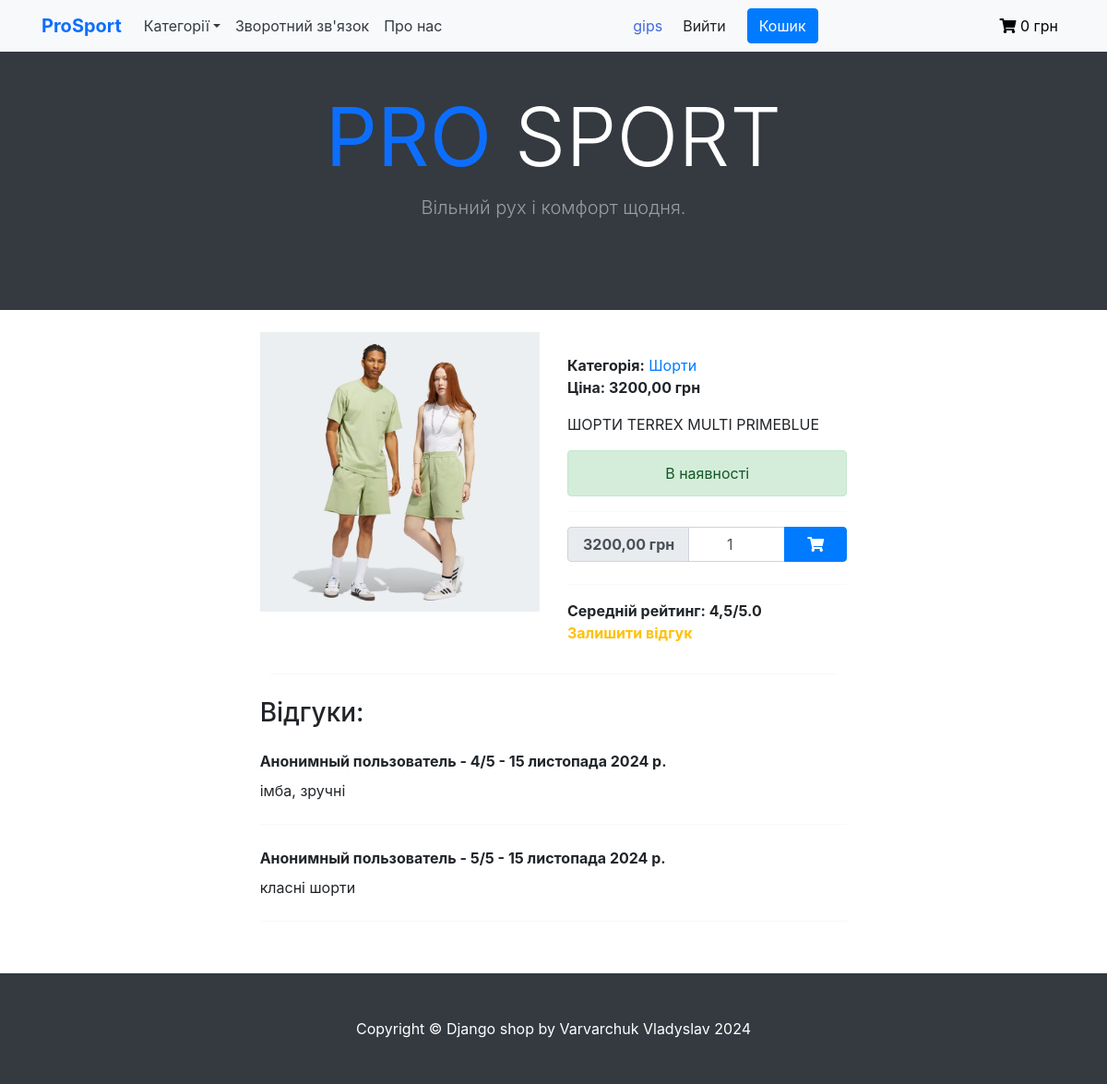
Screenshot of /category/shorty/shorty1 (signed in) with the database file from the repository.
### shop/models.py (models this page shows, shortened)
class Product(models.Model):
    category = models.ForeignKey(Category, verbose_name='Категория', on_delete=models.CASCADE)
    title = models.CharField(max_length=255, verbose_name='Наименование')
    slug = models.SlugField(unique=True)
    image = models.ImageField(verbose_name='Изображение')
    description = models.TextField(verbose_name='Описание', null=True)
    price = models.DecimalField(max_digits=9, decimal_places=2, verbose_name='Цена')
    available = models.BooleanField(default=True, verbose_name='Доступность')
    class Meta:
        verbose_name = 'Товары'  # отображение названия в админке
        verbose_name_plural = 'Товары'  # отображение названия в админке
        ordering = ('title',)
    def get_average_review_score(self):
        average_score = 0.0
        if self.reviews.count() > 0:
            total_score = sum([review.rating for review in self.reviews.all()])
            average_score = total_score / self.reviews.count()
        return round(average_score, 1)

class Category(models.Model):
    name = models.CharField(max_length=255, verbose_name='Имя категории')
    slug = models.SlugField(unique=True)
    class Meta:
        ordering = ('name',)  # сортировка применяется и в отображении в админке и в шаблонах
        verbose_name = 'Категории'
        verbose_name_plural = 'Категории'
    def __str__(self):
        return self.name
    def get_absolute_url(self):
        return reverse('shop:product_list_by_category', args=[self.slug])

class Review(models.Model):
    product = models.ForeignKey(Product, related_name='reviews', on_delete=models.CASCADE, verbose_name='Продукт')
    author = models.CharField(max_length=50, verbose_name='Автор')
    rating = models.IntegerField(validators=[MinValueValidator(1), MaxValueValidator(5)], verbose_name='Рейтинг')
    text = models.TextField(blank=True, verbose_name='Текст')
    created = models.DateTimeField(auto_now_add=True, verbose_name='Дата создания')
    class Meta:
        ordering = ('-created', )

### shop/views.py (the view, shortened to what this page needs)
# urls.py: path('category/<slug:category_slug>/<slug:slug>', ProductDetailView.as_view(), name='product_detail'),
class ProductDetailView(DataMixin, DetailView):
    model = Product
    context_object_name = 'product'
    template_name = 'shop/product/detail.html'
    def get_context_data(self, **kwargs):
        context = super().get_context_data(**kwargs)
        context['category'] = get_object_or_404(Category, slug=self.kwargs['category_slug'])
        context['review_form'] = ReviewForm()
        context['cart_product_form'] = CartAddProductForm()
        context = self.get_user_context(**context)
        return context

### shop/forms.py
class ReviewForm(forms.ModelForm):
    class Meta:
        model = Review
        fields = ['text', 'rating']
        widgets = {
            'text': forms.Textarea(
                attrs={'class': 'form-control shadow px-2',
                       'rows': 6
                       }
            ),
            'rating': forms.RadioSelect
        }

### cart/forms.py
class CartAddProductForm(forms.Form):
    quantity = forms.IntegerField(
        min_value=1,
        widget=NumberInput(attrs={
            'class': 'form-control text-center px-3',
            'value': 1
        })
    )

### cart/cart_services.py (called while the page is built)
    def get_cart(self) -> Dict[str, Dict[str, Union[str, int]]]:
        return self.session.get(settings.CART_ID, {})

### cart/context_processors.py (called while the page is built)
def get_cart_total_price(request):
    cart = Cart(request)
    cart_total_price = sum(Decimal(item['price']) * item['quantity'] for item in cart.get_cart().values())
    return {
        'cart_total_price': cart_total_price
    }

### shop/context_processors.py (called while the page is built)
def get_categories_from_shop(request):
    categories = Category.objects.all()
    return {'categories': categories}

### shop/utils.py (called while the page is built)
    def get_user_context(self, **kwargs):
        context = kwargs
        categories = Category.objects.all()
        context['categories'] = categories
        return context

### shop/templates/shop/product/detail.html (shortened to what this page needs)
{% extends "shop/base.html" %}
{% load static %}
{% block content %}
    <br>
    <div class="card shadow-custom border-0 col-lg-8 mx-auto">
        <div class="row justify-content-center">
            <div class="col-lg-6">
                <img src="{{ product.image.url }}" alt="" class="img-fluid rounded-0">
            </div>
            <div class="col-lg-6">
                <div class="top">
                    <div>
                        <span class="font-weight-bold text-grey">Категорія:</span>
                        <a href="{{ product.category.get_absolute_url }}"> {{ product.category }}</a>
                    </div>
                    <div>
                        <span class="font-weight-bold text-grey">Ціна: <span class="price">{{ product.price }} грн</span></span>
                    </div>
                </div>
                <div class="mt-3">
                    {{ product.description }}
                </div>
                {% if product.available %}
                    <div class="alert alert-success my-3 text-center">В наявності</div>
                    <hr>
                    <div class="mb-4">
                        <form action="{% url 'cart:cart_add' product.id %}" method="post">
                            <span class="input-group add-to-cart shadow-custom">
                                <div class="input-group-prepend">
                                    <span class="input-group-text font-weight-bold px-3 price">{{ product.price }} грн</span>
                                </div>
                                {{ cart_product_form.quantity }}
                                <div class="input-group-append">
                                    <button class="btn btn-primary px-4 reduce_padding" type="submit" data-toggle="tooltip" data-placement="top" title="Додати до кошика">
                                        <i class="fas fa-shopping-cart"></i>
                                    </button>
                                </div>
                            </span>
                        </form>
                    </div>
                {% else %}
                    <div class="alert alert-danger my-3 text-center">Тимчасово недоступний</div>
                {% endif %}
                <hr>
                <div class="review">
                    <span class="font-weight-bold text-grey">Середній рейтинг: {{ product.get_average_review_score }}/5.0</span>
                    <div class="mb-3 font-weight-bold">
                        <a href="" class="text-warning" data-toggle="modal" data-target="#myModal">Залишити відгук</a>
                    </div>
                </div>
            </div>
        </div>
    </div>
    <hr class="col-7 mx-auto">
    <div class="card shadow-custom border-0 col-lg-8 mx-auto mb-3">
        <h3 class="py-2 text-grey">Відгуки:</h3>
        {% for review in product.reviews.all %}
            <span class="font-weight-bold py-2 text-grey">{{ review.author }} - {{ review.rating }}/5 - {{ review.created|date }}</span>
            <span class="text-justify pb-2">{{ review.text }}</span>
            <hr>
        {% empty %}
            <span class="pb-2">Поки що немає відгуків</span>
        {% endfor %}
    </div>
{% endblock %}

### shop/templates/shop/base.html (shortened to what this page needs)
{% load static %}
<!DOCTYPE html>
<html>
  <head>
    <link href="{% static 'shop/css/base.css' %}" rel="stylesheet">
    <link rel="stylesheet" href="https://cdnjs.cloudflare.com/ajax/libs/twitter-bootstrap/4.1.3/css/bootstrap.min.css">
    <link rel="stylesheet" href="https://cdnjs.cloudflare.com/ajax/libs/font-awesome/4.7.0/css/font-awesome.min.css">
    <link rel="stylesheet" href="{% static 'shop/css/bootstrap.css'  %}">
    <link href="https://cdn.jsdelivr.net/npm/bootstrap@5.2.1/dist/css/bootstrap.min.css" rel="stylesheet">
    <link rel="stylesheet" href="https://pro.fontawesome.com/releases/v5.10.0/css/all.css"/>
    <link rel="stylesheet" href="https://cdnjs.cloudflare.com/ajax/libs/font-awesome/5.13.0/css/all.min.css">
    <link rel="stylesheet" href="https://stackpath.bootstrapcdn.com/bootstrap/4.4.1/css/bootstrap.min.css">
  </head>
<body>
    {% block mainmenu %}
    <div class="header-white">
        <nav class="navbar navbar-dark navbar-expand-md navigation-clean-search fixed-top bg-light">
            <div class="container">
                <a class="navbar-brand text-dark" href="{% url 'shop:product_list' %}">
                    <span style="color:#0d6efd"><b>ProSport</b></span>
                </a>
                <div class="collapse navbar-collapse" id="navcol-1">
                    <ul class="nav navbar-nav">
                        <li class="dropdown">
                            <a class="dropdown-toggle nav-link dropdown-toggle text-dark" data-toggle="dropdown" aria-expanded="false" href="#">Категорії</a>
                        </li>
                        <li class="nav-item" role="presentation">
                            <a class="nav-link active text-dark" href="{% url 'shop:feedback' %}">Зворотний зв'язок</a>
                        </li>
                        <li class="nav-item" role="presentation">
                            <a class="nav-link active text-dark" href="{% url 'shop:about' %}">Про нас</a>
                        </li>
                    </ul>
                    {% if request.user.is_authenticated %}
                    <span style="color:#4169E1;">{{ user.username }} &nbsp</span>
                    <a class="btn btn-light action-button" role="button" href="{% url 'shop:logout' %}">Вийти</a>
                    {% else %}
                    <a class="btn btn-light action-button" role="button" href="{% url 'shop:login' %}">Увійти</a>&nbsp
                    <a class="btn btn-light action-button" role="button" href="{% url 'shop:register' %}">Зареєструватися</a>
                    {% endif %}
                </div>
                <a class="ott btn btn-primary" href="{% url 'cart:cart_detail' %}" role="button">
                    <span>Кошик</span>
                </a>
                <div class="collapse navbar-collapse" id="navbarCollapse">
                    <ul class="navbar-nav ml-auto">
                        <li class="nav-item">
                            <div class="dropdown-custom">
                                <a href="{% url 'cart:cart_detail' %}" class="nav-link text-black drop-btn">
                                    <i class="fas fa-shopping-cart"></i>
                                    <span id="cart_price">{{ cart_total_price }}</span> грн
                                </a>
                            </div>
                        </li>
                    </ul>
                </div>
            </div>
        </nav>
    </div>
    {% endblock mainmenu %}
    <header class="bg-dark py-5">
        <div class="container px-4 px-lg-5 my-5">
            <div class="text-center text-white">
                <h1 class="display-2"><span style="color:#0d6efd"><b> PRO </b></span> SPORT</h1>
                <p class="lead text-white-50 mb-0">Вільний рух і комфорт щодня.</p>
            </div>
        </div>
    </header>
    <div id="content">
        {% block content %} {% endblock %}
    </div>
    <br>
<footer class="py-5 bg-dark footer">
    <div class="container">
        <p class="m-0 text-center text-white">Copyright &copy; Django shop by Varvarchuk Vladyslav 2024
        </p>
    </div>
</footer>
</body>
</html>

### shop/static/shop/css/base.css (style rules this page uses)
body { margin:0; padding:0; font-family:helvetica, sans-serif; }
h1, h2, h3, h4, h5 , h6 { font-family: 'Ubuntu', sans-serif; font-weight:normal; }
a { text-decoration:none; color:#5993bb; }
#content { padding:0 100px; overflow:hidden; }

### rows the page displays
Product: image (picture), category "Шорти", price "3200,00", description "ШОРТИ TERREX MULTI PRIMEBLUE", get_average_review_score "4,5"
Review: author "Анонимный пользователь", rating "4", created "15 листопада 2024 р.", text "імба, зручні"
Review: author "Анонимный пользователь", rating "5", created "15 листопада 2024 р.", text "класні шорти"

### other values shown
{{ user.username }} "gips"
{{ cart_total_price }} "0"
